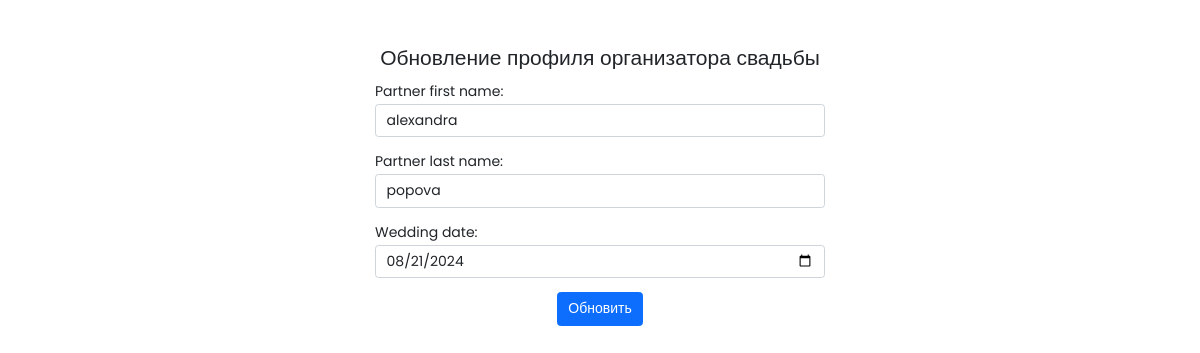
Screenshot of /U/wedplanner-profile-update/ (signed in) with the database file from the repository.
### dreamwed/models.py (models this page shows, shortened)
class WeddingPlanner(models.Model):
   user = models.OneToOneField(User, on_delete=CASCADE, primary_key=True)
   partner_first_name = models.CharField(max_length=50, blank=True, null=True)
   partner_last_name = models.CharField(max_length=50, blank=True, null=True)
   wedding_date = models.DateField(blank=True, null=True)
   wedding_budget = models.FloatField(blank=True, null=True)

### main/decorators.py (the view)
   def wrapper_func(request, *args, **kwargs):
      if request.user.is_wedding_planner:
         return view_func(request, *args, **kwargs)
      else:
         error_msg = 'Unauthorised action. You must be a wedding planner to access this page!'
         return HttpResponse(error_msg)

### dreamwed/forms.py
class WeddingPlannerProfileUpdateForm(ModelForm):
   class Meta:
      model = WeddingPlanner
      fields = ['partner_first_name', 'partner_last_name', 'wedding_date']
      widgets = {
         'wedding_date': forms.DateInput(attrs={
            'type': 'date',
            'min': DT.date.today(),
            }),
      }

### dreamwed/views/wedplanner.py (called while the page is built, shortened)
@login_required
@wedding_planner_required
def update_wedplanner_profile(request):
   if not request.method == 'POST':
      form = WeddingPlannerProfileUpdateForm(instance=request.user.weddingplanner)
      return render(request, 'wedplanner/update-profile-info.html', {'form': form})

### templates/wedplanner/update-profile-info.html (shortened to what this page needs)
{% extends 'base.html' %}
{% load widget_tweaks %}
{% block body %}
<div class="container">
   <div class="text-center py-5">
      <form method="POST">
         <fieldset>
            <legend>Обновление профиля организатора свадьбы</legend>
            {% for field in form.visible_fields %}
            <div class="form-group mb-3" id="form_{{ field.name }}">
               {{ field.label_tag }}
               {% render_field field class+="form-control" %}
            </div>
            {% endfor %}
         </fieldset>
         <button type="submit" class="btn btn-primary">Обновить</button>
      </form>
   </div>
</div>
{% endblock body %}

### static/css/main.css (style rules this page uses)
html, body { font: 400 14px/1.5 'Poppins', sans-serif; }
body { margin: 0; padding: 0 0 4rem; position: relative; }
label { margin-bottom: 2px; }
.form-group { text-align: left; max-width: 450px; margin-left: auto; margin-right: auto; margin: 0 auto 1rem; }

### rows the page displays
WeddingPlanner: partner_first_name "alexandra" "popova" "08/21/2024"

### other values shown
{{ field.label_tag }} "Partner first name:" "Partner last name:" "Wedding date:"
